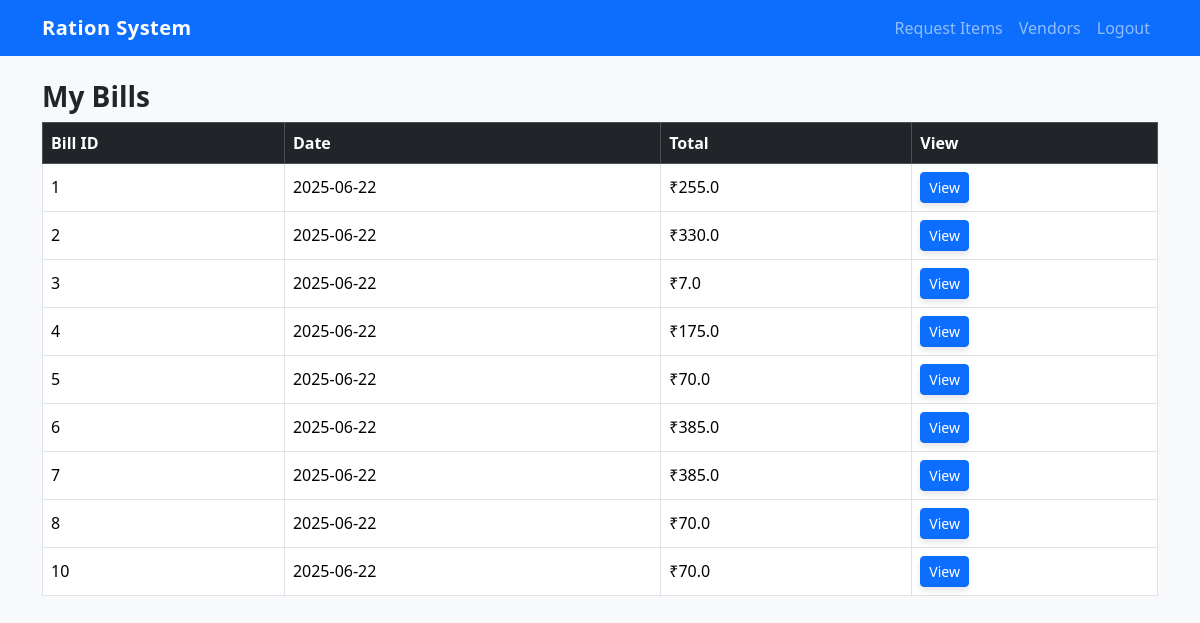
/my_bills (signed in), run on the app's committed database.
### app.py (models this page shows)
class Bill(db.Model):
    id = db.Column(db.Integer, primary_key=True)
    customer_id = db.Column(db.Integer, db.ForeignKey('customer.id'), nullable=False)
    vendor_id = db.Column(db.Integer, db.ForeignKey('vendor.id'), nullable=False)
    date = db.Column(db.DateTime, default=datetime.utcnow)
    total_amount = db.Column(db.Float, nullable=False)

### app.py (the view)
@app.route('/my_bills')
def my_bills():
    if 'customer_id' not in session:
        return redirect(url_for('login'))
    bills = Bill.query.filter_by(customer_id=session['customer_id']).all()
    return render_template('my_bills.html', bills=bills)

### templates/my_bills.html
{% extends 'base.html' %}
{% block content %}
<h3>My Bills</h3>
{% if bills %}
    <table class="table table-bordered">
        <thead class="table-dark">
            <tr>
                <th>Bill ID</th>
                <th>Date</th>
                <th>Total</th>
                <th>View</th>
            </tr>
        </thead>
        <tbody>
            {% for bill in bills %}
            <tr>
                <td>{{ bill.id }}</td>
                <td>{{ bill.date.strftime('%Y-%m-%d') }}</td>
                <td>₹{{ bill.total_amount }}</td>
                <td><a href="{{ url_for('bill_detail', bill_id=bill.id) }}" class="btn btn-sm btn-primary">View</a></td>
            </tr>
            {% endfor %}
        </tbody>
    </table>
{% else %}
    <p>You have no bills yet.</p>
{% endif %}
{% endblock %}

### static/style.css (style rules this page uses)
body { background-color: #f8f9fa; font-family: 'Segoe UI', sans-serif; }
h3 { color: #212529; font-weight: 600; }
table th, table td { vertical-align: middle; }
.btn-primary, .btn-success { box-shadow: 0 4px 6px rgba(0,0,0,0.1); font-weight: 500; }

### data on the page
Bill: id "1", date "2025-06-22", total_amount "255.0"
Bill: id "2", date "2025-06-22", total_amount "330.0"
Bill: id "3", date "2025-06-22", total_amount "7.0"
Bill: id "4", date "2025-06-22", total_amount "175.0"
Bill: id "5", date "2025-06-22", total_amount "70.0"
Bill: id "6", date "2025-06-22", total_amount "385.0"
Bill: id "7", date "2025-06-22", total_amount "385.0"
Bill: id "8", date "2025-06-22", total_amount "70.0"
Bill: id "10", date "2025-06-22", total_amount "70.0"
